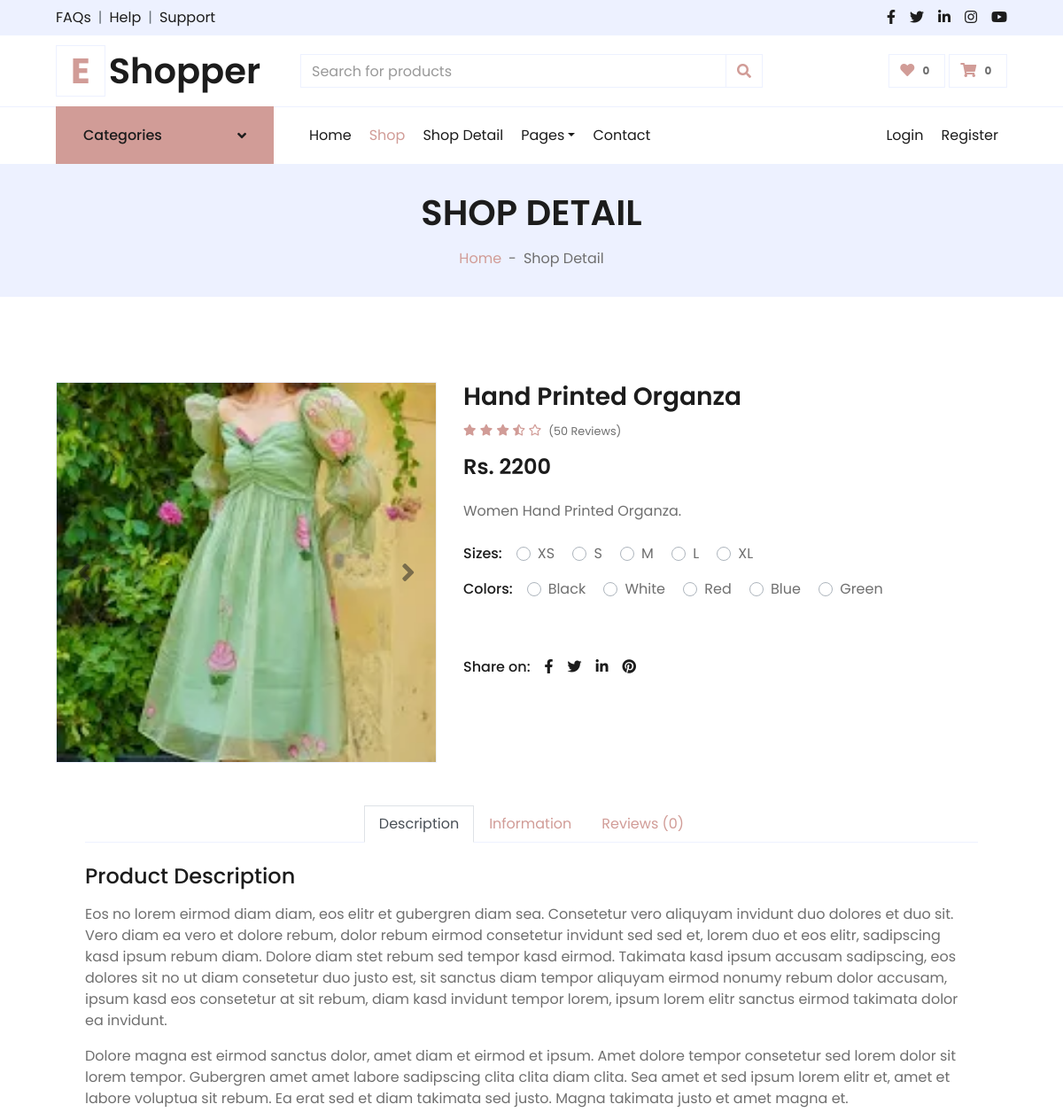
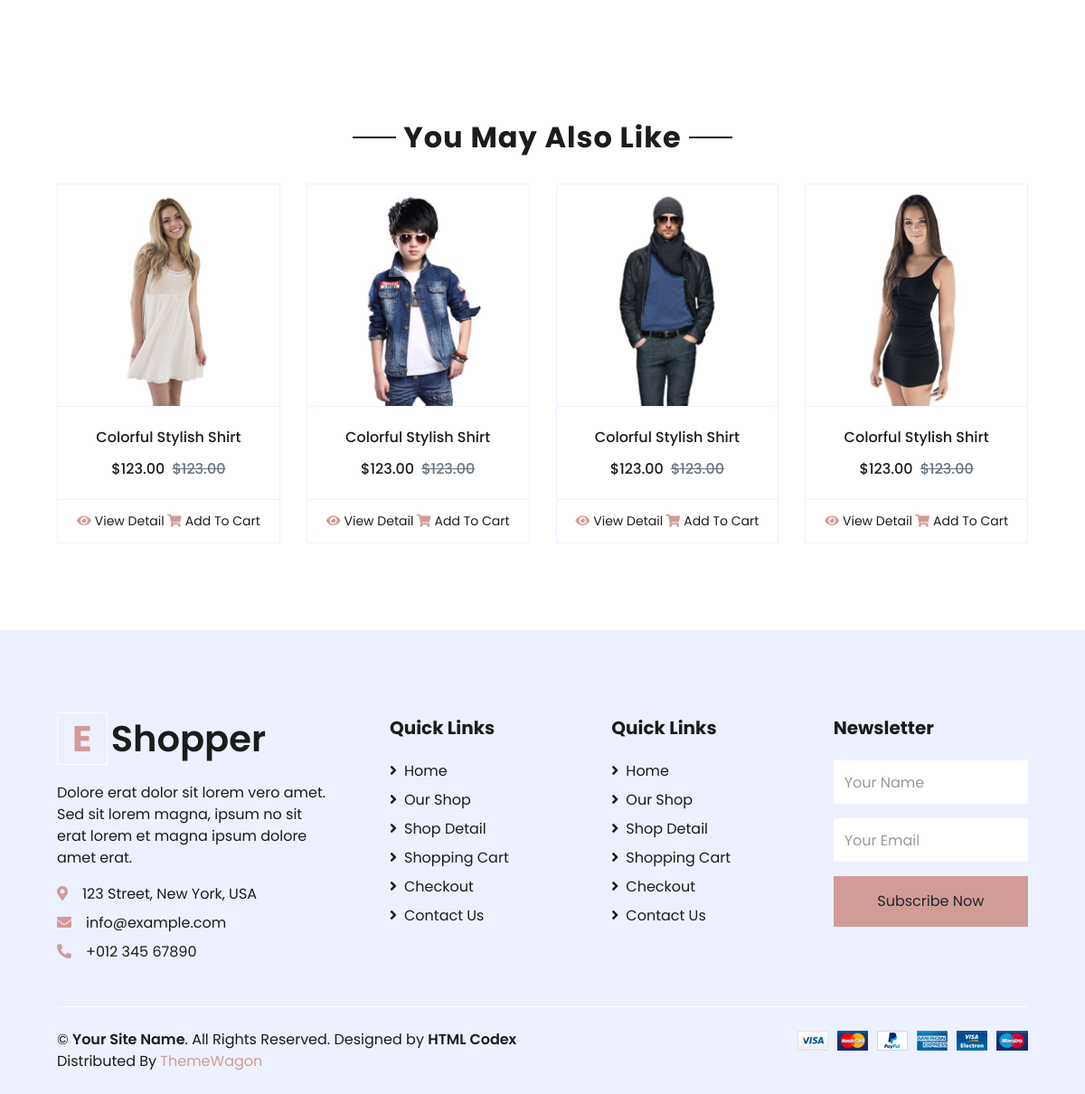
Screenshot of /front_end/detail.php?id=4 with the database file from the repository (2 pictures, top to bottom).
### tables this page shows
CREATE TABLE IF NOT EXISTS `products` (
  `id` int NOT NULL AUTO_INCREMENT,
  `category_id` int DEFAULT NULL,
  `image` text NOT NULL,
  `name` varchar(70) NOT NULL,
  `price1` varchar(60) NOT NULL,
  `price2` varchar(60) NOT NULL,
  `details` varchar(70) NOT NULL,
  PRIMARY KEY (`id`)
) AUTO_INCREMENT=34;

### front_end/detail.php (the view, shortened to what this page needs)
<?php
include("header_new.php");
if (isset($_GET['id'])) {
    $id = $_GET['id'];
} else {
    $id = '';
}
?>
<div class="container-fluid bg-secondary mb-5">
    <div class="d-flex flex-column align-items-center justify-content-center" style="min-height: 150px">
        <h1 class="font-weight-semi-bold text-uppercase mb-3">Shop Detail</h1>
        <div class="d-inline-flex">
            <p class="m-0"><a href="">Home</a></p>
            <p class="m-0 px-2">-</p>
            <p class="m-0">Shop Detail</p>
        </div>
    </div>
</div>
<div class="container-fluid py-5">
    <div class="row px-xl-5">
        <?php
        $productQuery = "SELECT * FROM products";
        if ($id != "") {
            $productQuery .= " where id=$id ";
        }
        $productResult = mysqli_query($con, $productQuery);
        while ($product = mysqli_fetch_assoc($productResult)) {
        ?>
            <div class="col-lg-5 pb-5">
                <div id="product-carousel" class="carousel slide" data-ride="carousel">
                    <div class="carousel-inner border">
                        <div class="carousel-item active">
                            <img class="w-100 h-100" src="../back_end/uploads/<?php echo $product['image'] ?>" alt="Image">
                        </div>
                    </div>
                    <a class="carousel-control-prev" href="#product-carousel" data-slide="prev">
                        <i class="fa fa-2x fa-angle-left text-dark"></i>
                    </a>
                    <a class="carousel-control-next" href="#product-carousel" data-slide="next">
                        <i class="fa fa-2x fa-angle-right text-dark"></i>
                    </a>
                </div>
            </div>
            <div class="col-lg-7 pb-5">
                <h3 class="font-weight-semi-bold"><?php echo $product['name'] ?></h3>
                <div class="d-flex mb-3">
                    <div class="text-primary mr-2">
                        <small class="fas fa-star"></small>
                        <small class="fas fa-star"></small>
                        <small class="fas fa-star"></small>
                        <small class="fas fa-star-half-alt"></small>
                        <small class="far fa-star"></small>
                    </div>
                    <small class="pt-1">(50 Reviews)</small>
                </div>
                <h4 class="font-weight-semi-bold mb-4"><?php echo "Rs. " . $product['price1'] ?></h4>
                <p class="mb-4"><?php echo $product['details'] ?>.</p>
                <div class="d-flex mb-3">
                    <p class="text-dark font-weight-medium mb-0 mr-3">Sizes:</p>
                    <form>
                        <div class="custom-control custom-radio custom-control-inline">
                            <label class="custom-control-label" for="size-1">XS</label>
                        </div>
                        <div class="custom-control custom-radio custom-control-inline">
                            <label class="custom-control-label" for="size-2">S</label>
                        </div>
                        <div class="custom-control custom-radio custom-control-inline">
                            <label class="custom-control-label" for="size-3">M</label>
                        </div>
                        <div class="custom-control custom-radio custom-control-inline">
                            <label class="custom-control-label" for="size-4">L</label>
                        </div>
                        <div class="custom-control custom-radio custom-control-inline">
                            <label class="custom-control-label" for="size-5">XL</label>
                        </div>
                    </form>
                </div>
                <div class="d-flex mb-4">
                    <p class="text-dark font-weight-medium mb-0 mr-3">Colors:</p>
                    <form>
                        <div class="custom-control custom-radio custom-control-inline">
                            <label class="custom-control-label" for="color-1">Black</label>
                        </div>
                        <div class="custom-control custom-radio custom-control-inline">
                            <label class="custom-control-label" for="color-2">White</label>
                        </div>
                        <div class="custom-control custom-radio custom-control-inline">
                            <label class="custom-control-label" for="color-3">Red</label>
                        </div>
                        <div class="custom-control custom-radio custom-control-inline">
                            <label class="custom-control-label" for="color-4">Blue</label>
                        </div>
                        <div class="custom-control custom-radio custom-control-inline">
                            <label class="custom-control-label" for="color-5">Green</label>
                        </div>
                    </form>
                </div>
                <div class="d-flex align-items-center mb-4 pt-2">
                </div>
                <div class="d-flex pt-2">
                    <p class="text-dark font-weight-medium mb-0 mr-2">Share on:</p>
                    <div class="d-inline-flex">
                        <a class="text-dark px-2" href="">
                            <i class="fab fa-facebook-f"></i>
                        </a>
                        <a class="text-dark px-2" href="">
                            <i class="fab fa-twitter"></i>
                        </a>
                        <a class="text-dark px-2" href="">
                            <i class="fab fa-linkedin-in"></i>
                        </a>
                        <a class="text-dark px-2" href="">
                            <i class="fab fa-pinterest"></i>
                        </a>
                    </div>
                </div>
            </div>
            <div class="row px-xl-5 mb-4">
                <div class="col">
                    <div class="nav nav-tabs justify-content-center border-secondary mb-4">
                        <a class="nav-item nav-link active" data-toggle="tab" href="#tab-pane-1">Description</a>
                        <a class="nav-item nav-link" data-toggle="tab" href="#tab-pane-2">Information</a>
                        <a class="nav-item nav-link" data-toggle="tab" href="#tab-pane-3">Reviews (0)</a>
                    </div>
                    <div class="tab-content">
                        <div class="tab-pane fade show active" id="tab-pane-1">
                            <h4 class="mb-3">Product Description</h4>
                            <p>Eos no lorem eirmod diam diam, eos elitr et gubergren diam sea. Consetetur vero aliquyam invidunt duo dolores et duo sit. Vero diam ea vero et dolore rebum, dolor rebum eirmod consetetur invidunt sed sed et, lorem duo et eos elitr, sadipscing kasd ipsum rebum diam. Dolore diam stet rebum sed tempor kasd eirmod. Takimata kasd ipsum accusam sadipscing, eos dolores sit no ut diam consetetur duo justo est, sit sanctus diam tempor aliquyam eirmod nonumy rebum dolor accusam, ipsum kasd eos consetetur at sit rebum, diam kasd invidunt tempor lorem, ipsum lorem elitr sanctus eirmod takimata dolor ea invidunt.</p>
                            <p>Dolore magna est eirmod sanctus dolor, amet diam et eirmod et ipsum. Amet dolore tempor consetetur sed lorem dolor sit lorem tempor. Gubergren amet amet labore sadipscing clita clita diam clita. Sea amet et sed ipsum lorem elitr et, amet et labore voluptua sit rebum. Ea erat sed et diam takimata sed justo. Magna takimata justo et amet magna et.</p>
                        </div>
                    </div>
                </div>
            </div>
        <?php
        }
        ?>
    </div>
</div>
<div class="container-fluid py-5">
    <div class="text-center mb-4">
        <h2 class="section-title px-5"><span class="px-2">You May Also Like</span></h2>
    </div>
    <div class="row px-xl-5">
        <div class="col">
            <div class="owl-carousel related-carousel">
                <div class="card product-item border-0">
                    <div class="card-header product-img position-relative overflow-hidden bg-transparent border p-0">
                        <img class="img-fluid w-100" src="img/product-1.jpg" alt="">
                    </div>
                    <div class="card-body border-left border-right text-center p-0 pt-4 pb-3">
                        <h6 class="text-truncate mb-3">Colorful Stylish Shirt</h6>
                        <div class="d-flex justify-content-center">
                            <h6>$123.00</h6>
                            <h6 class="text-muted ml-2"><del>$123.00</del></h6>
                        </div>
                    </div>
                    <div class="card-footer d-flex justify-content-between bg-light border">
                        <a href="" class="btn btn-sm text-dark p-0"><i class="fas fa-eye text-primary mr-1"></i>View Detail</a>
                        <a href="" class="btn btn-sm text-dark p-0"><i class="fas fa-shopping-cart text-primary mr-1"></i>Add To Cart</a>
                    </div>
                </div>
                <div class="card product-item border-0">
                    <div class="card-header product-img position-relative overflow-hidden bg-transparent border p-0">
                        <img class="img-fluid w-100" src="img/product-2.jpg" alt="">
                    </div>
                    <div class="card-body border-left border-right text-center p-0 pt-4 pb-3">
                        <h6 class="text-truncate mb-3">Colorful Stylish Shirt</h6>
                        <div class="d-flex justify-content-center">
                            <h6>$123.00</h6>
                            <h6 class="text-muted ml-2"><del>$123.00</del></h6>
                        </div>
                    </div>
                    <div class="card-footer d-flex justify-content-between bg-light border">
                        <a href="" class="btn btn-sm text-dark p-0"><i class="fas fa-eye text-primary mr-1"></i>View Detail</a>
                        <a href="" class="btn btn-sm text-dark p-0"><i class="fas fa-shopping-cart text-primary mr-1"></i>Add To Cart</a>
                    </div>
                </div>
                <div class="card product-item border-0">
                    <div class="card-header product-img position-relative overflow-hidden bg-transparent border p-0">
                        <img class="img-fluid w-100" src="img/product-3.jpg" alt="">
                    </div>
                    <div class="card-body border-left border-right text-center p-0 pt-4 pb-3">
                        <h6 class="text-truncate mb-3">Colorful Stylish Shirt</h6>
                        <div class="d-flex justify-content-center">
                            <h6>$123.00</h6>
                            <h6 class="text-muted ml-2"><del>$123.00</del></h6>
                        </div>
                    </div>
                    <div class="card-footer d-flex justify-content-between bg-light border">
                        <a href="" class="btn btn-sm text-dark p-0"><i class="fas fa-eye text-primary mr-1"></i>View Detail</a>
                        <a href="" class="btn btn-sm text-dark p-0"><i class="fas fa-shopping-cart text-primary mr-1"></i>Add To Cart</a>
                    </div>
                </div>
                <div class="card product-item border-0">
                    <div class="card-header product-img position-relative overflow-hidden bg-transparent border p-0">
                        <img class="img-fluid w-100" src="img/product-4.jpg" alt="">
                    </div>
                    <div class="card-body border-left border-right text-center p-0 pt-4 pb-3">
                        <h6 class="text-truncate mb-3">Colorful Stylish Shirt</h6>
                        <div class="d-flex justify-content-center">
                            <h6>$123.00</h6>
                            <h6 class="text-muted ml-2"><del>$123.00</del></h6>
                        </div>
                    </div>
                    <div class="card-footer d-flex justify-content-between bg-light border">
                        <a href="" class="btn btn-sm text-dark p-0"><i class="fas fa-eye text-primary mr-1"></i>View Detail</a>
                        <a href="" class="btn btn-sm text-dark p-0"><i class="fas fa-shopping-cart text-primary mr-1"></i>Add To Cart</a>
                    </div>
                </div>
            </div>
        </div>
    </div>
</div>
<?php
include("footer.php");
?>

### rows the page displays
products: image (picture), name "Hand Printed Organza", price1 "2200", details "Women Hand Printed Organza"

### other values shown
$wishCount "0"
$cartCount "0"
